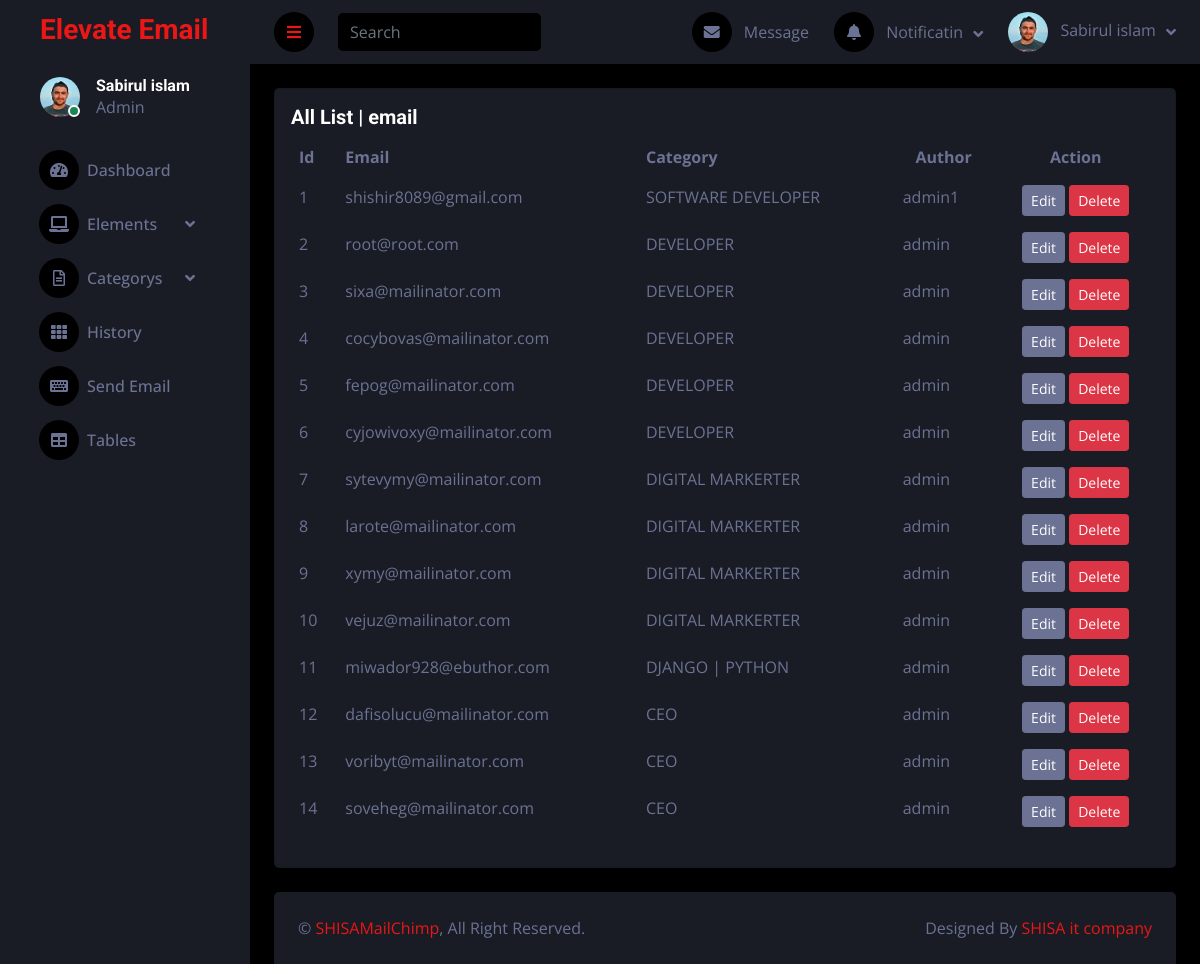
Page /tables (signed in) on the committed database.
### core/models.py (models this page shows, shortened)
class EmailAdd(models.Model):
    email = models.EmailField(max_length=250)
    category = models.CharField(max_length=250)
    author = models.ForeignKey(User, on_delete=models.CASCADE,null=True,blank=True)

### core/views.py (the view)
# urls.py: path('tables', tableview, name="table_view"),
@login_required(login_url='signin')
def tableview(request):
    obj = EmailAdd.objects.all().order_by('-id')
    historys = MessageSendHistory.objects.all().order_by('-id')
    history = MessageSendHistory.objects.all()
    uCategory = dict()
    for unique in obj:
        if unique.category in uCategory:
            uCategory[unique.category] += 1
        else:
            uCategory[unique.category] = 1
    context = {
        'email': obj,
        'len': len(obj),
        'category': uCategory,
        'totalcategory': len(uCategory),
        'historys': historys,
        'history': len(history)
    }
    return render(request, 'home/tables.html', context)

### core/templates/home/tables.html (shortened to what this page needs)
{% extends 'base/base.html' %}
{% block body %}
<div class="container-fluid pt-4 px-4">
  <div class="row ">
    <div class="col-12">
      <div class="card add_email_table overflow-auto">
        <div class="card-body">
          <h5 class="card-title">All List <span>| email </span></h5>
          <table class="table table-borderless datatable">
            <thead>
              <tr>
                <th scope="col">Id</th>
                <th scope="col">Email</th>
                <th scope="col">Category</th>
                <th style="text-align: center;" scope="col">Author</th>
                <th style="text-align: center;" scope="col">Action</th>
              </tr>
            </thead>
            <tbody>
              {% for emaillist in email %}
              <tr>
                <td>{{ forloop.counter }}</td>
                <td>{{emaillist.email}}</td>
                <td>{{emaillist.category}}</td>
                <td>{{emaillist.author}}</td>
                <td style="text-align: center;">
                  <a href="update-email/{{emaillist.id}}" class="btn mb_ mb-xl-0 btn-sm btn-light">Edit</a>
                  <a href="/delete/{{emaillist.id}}" class="btn btn-sm btn-danger ">Delete</a>
                </td>
              </tr>
              {% endfor %}
            </tbody>
          </table>
        </div>
      </div>
    </div>
  </div>
</div>
{% endblock body %}

### templates/base/base.html (shortened to what this page needs)
<!DOCTYPE html>
{% load static %}
<html lang="en">
<head>
    <link href="https://cdnjs.cloudflare.com/ajax/libs/font-awesome/5.10.0/css/all.min.css" rel="stylesheet">
    <link href="https://cdn.jsdelivr.net/npm/bootstrap-icons@1.4.1/font/bootstrap-icons.css" rel="stylesheet">
    <link rel="stylesheet" href="https://stackpath.bootstrapcdn.com/bootstrap/4.4.1/css/bootstrap.min.css"
>
    <link href="https://cdn.jsdelivr.net/npm/summernote@0.8.18/dist/summernote-bs4.min.css" rel="stylesheet">
    <link href="{% static 'core/assets/css/bootstrap.min.css' %}" rel="stylesheet">
    <link href="{% static 'core/assets/css/style.css' %}" rel="stylesheet">
    <link href="{% static 'home/assets/vendor/simple-datatables/style.css' %}" rel="stylesheet">
    <link href="{% static 'home/assets/css/index.css' %}" rel="stylesheet">
</head>
<body>
    <div class="container-fluid position-relative d-flex p-0">
        <div class="sidebar pe-4 pb-3">
            <nav class="navbar bg-secondary navbar-dark">
                <a href="{% url 'HOME' %}" class="navbar-brand mx-4 mb-3">
                    <h3 class="text-primary">Elevate Email</h3>
                </a>
                <div class="d-flex align-items-center ms-4 mb-4">
                    <div class="position-relative">
                        <img class="rounded-circle" src="{% static 'core/assets/img/testimonial-2.jpg' %}" alt=""
                            style="width: 40px; height: 40px;">
                        <div
                            class="bg-success rounded-circle border border-2 border-white position-absolute end-0 bottom-0 p-1">
                        </div>
                    </div>
                    <div class="ms-3">
                        <h6 class="mb-0">{{request.user.first_name}}</h6>
                        <span>Admin</span>
                    </div>
                </div>
                <div class="navbar-nav w-100">
                    <a href="{% url 'HOME' %}" class="nav-item nav-link"><i class="fa fa-tachometer-alt me-2"></i>Dashboard</a>
                    <div class="nav-item dropdown">
                        <a href="#" class="nav-link dropdown-toggle" data-bs-toggle="dropdown"><i
                                class="fa fa-laptop me-2"></i>Elements</a>
                    </div>
                    <div class="nav-item dropdown">
                        <a href="#" class="nav-link dropdown-toggle" data-bs-toggle="dropdown"><i
                                class="far fa-file-alt me-2"></i>Categorys</a>
                    </div>
                    <a href="{% url 'history' %}" class="nav-item nav-link"><i class="fa fa-th me-2"></i>History</a>
                    <a href="{% url 'send_mail' %}" class="nav-item nav-link"><i class="fa fa-keyboard me-2"></i>Send Email</a>
                    <a href="{% url 'table_view' %}" class="nav-item nav-link"><i class="fa fa-table me-2"></i>Tables</a>
                </div>
            </nav>
        </div>
        <div class="content">
            <nav class="navbar navbar-expand bg-secondary navbar-dark sticky-top px-4 py-0">
                <a href="#" class="sidebar-toggler flex-shrink-0">
                    <i class="fa fa-bars"></i>
                </a>
                <form class="d-none d-md-flex ms-4">
                    <input class="form-control bg-dark border-0" type="search" placeholder="Search">
                </form>
                <div class="navbar-nav align-items-center ms-auto">
                    <div class="nav-item dropdown">
                        <a href="https://gmail.com/" target="_blank" class="nav-link ">
                            <i class="fa fa-envelope me-lg-2"></i>
                            <span class="d-none d-lg-inline-flex">Message</span>
                        </a>
                    </div>
                    <div class="nav-item dropdown">
                        <a href="#" class="nav-link dropdown-toggle" data-bs-toggle="dropdown">
                            <i class="fa fa-bell me-lg-2"></i>
                            <span class="d-none d-lg-inline-flex">Notificatin</span>
                        </a>
                    </div>
                    <div class="nav-item dropdown">
                        <a href="#" class="nav-link dropdown-toggle" data-bs-toggle="dropdown">
                            <img class="rounded-circle me-lg-2" src="{% static 'core/assets/img/testimonial-2.jpg' %}"
                                alt="" style="width: 40px; height: 40px;">
                            <span class="d-none d-lg-inline-flex">{{request.user.first_name}}</span>
                        </a>
                    </div>
                </div>
            </nav>
            {% block body %}{% endblock body %}
            <div class="container-fluid pt-4 px-4">
                <div class="bg-secondary rounded-top p-4">
                    <div class="row">
                        <div class="col-12 col-sm-6 text-center text-sm-start">
                            &copy; <a href="#">SHISAMailChimp</a>, All Right Reserved.
                        </div>
                        <div class="col-12 col-sm-6 text-center text-sm-end">
                            Designed By <a href="http://devsabirul.herokuapp.com/" target="_blank">SHISA it company</a>
                        </div>
                    </div>
                </div>
            </div>
        </div>
    </div>
</body>
</html>

### static/core/assets/css/style.css (style rules this page uses)
:root { --primary: #EB1616; --secondary: #191C24; --light: #6C7293; --dark: #000000; }
.btn { transition: .5s; }
.sidebar { position: fixed; top: 0; left: 0; bottom: 0; width: 250px; height: auto; overflow-y: auto; background: var(--secondary); transition: 0.5s; z-index: 999; }
.content { margin-left: 250px; min-height: 100vh; background: var(--dark); transition: 0.5s; }
@media (min-width: 992px) { .sidebar { margin-left: 0; } }
@media (min-width: 992px) { .content { width: calc(100% - 250px); } }
.sidebar .navbar .navbar-nav .nav-link { padding: 7px 20px; color: var(--light); font-weight: 500; border-left: 3px solid var(--secondary); border-radius: 0 30px 30px 0; outline: none; }
.sidebar .navbar .navbar-nav .nav-link i { width: 40px; height: 40px; display: inline-flex; align-items: center; justify-content: center; background: var(--dark); border-radius: 40px; }
.sidebar .navbar .dropdown-toggle::after { position: absolute; top: 15px; right: 15px; border: none; content: "\f107"; font-family: "Font Awesome 5 Free"; font-weight: 900; transition: .5s; }
.content .navbar .navbar-nav .nav-link { margin-left: 25px; padding: 12px 0; color: var(--light); outline: none; }
.content .navbar .sidebar-toggler, .content .navbar .navbar-nav .nav-link i { width: 40px; height: 40px; display: inline-flex; align-items: center; justify-content: center; background: var(--dark); border-radius: 40px; }
.content .navbar .dropdown-toggle::after { margin-left: 6px; vertical-align: middle; border: none; content: "\f107"; font-family: "Font Awesome 5 Free"; font-weight: 900; transition: .5s; }

### static/home/assets/css/index.css (style rules this page uses)
.card.add_email_table.overflow-auto { background: #191C24 !important; }

### rows in the picture
EmailAdd: email "shishir8089@gmail.com", category "SOFTWARE DEVELOPER", author "admin1"
EmailAdd: email "root@root.com", category "DEVELOPER", author "admin"
EmailAdd: email "sixa@mailinator.com", category "DEVELOPER", author "admin"
EmailAdd: email "cocybovas@mailinator.com", category "DEVELOPER", author "admin"
EmailAdd: email "fepog@mailinator.com", category "DEVELOPER", author "admin"
EmailAdd: email "cyjowivoxy@mailinator.com", category "DEVELOPER", author "admin"
EmailAdd: email "sytevymy@mailinator.com", category "DIGITAL MARKERTER", author "admin"
EmailAdd: email "larote@mailinator.com", category "DIGITAL MARKERTER", author "admin"
EmailAdd: email "xymy@mailinator.com", category "DIGITAL MARKERTER", author "admin"
EmailAdd: email "vejuz@mailinator.com", category "DIGITAL MARKERTER", author "admin"
EmailAdd: email "miwador928@ebuthor.com", category "DJANGO | PYTHON", author "admin"
EmailAdd: email "dafisolucu@mailinator.com", category "CEO", author "admin"
EmailAdd: email "voribyt@mailinator.com", category "CEO", author "admin"
EmailAdd: email "soveheg@mailinator.com", category "CEO", author "admin"

### other values in the picture
{{ request.user.first_name }} "Sabirul islam"
